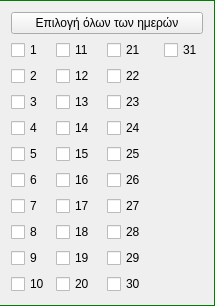
               <widget class="QFrame" name="month_select_days">
                <property name="minimumSize">
                 <size>
                  <width>0</width>
                  <height>0</height>
                 </size>
                </property>
                <property name="styleSheet">
                 <string notr="true">QFrame{
	border:1px solid green;
	border-left:0px;
}</string>
                </property>
                <property name="frameShape">
                 <enum>QFrame::StyledPanel</enum>
                </property>
                <property name="frameShadow">
                 <enum>QFrame::Raised</enum>
                </property>
                <layout class="QGridLayout" name="gridLayout_25">
                 <property name="leftMargin">
                  <number>11</number>
                 </property>
                 <property name="topMargin">
                  <number>11</number>
                 </property>
                 <property name="rightMargin">
                  <number>11</number>
                 </property>
                 <property name="bottomMargin">
                  <number>11</number>
                 </property>
                 <item row="3" column="1">
                  <widget class="QCheckBox" name="month_select_days_13">
                   <property name="text">
                    <string>13</string>
                   </property>
                  </widget>
                 </item>
                 <item row="3" column="0">
                  <widget class="QCheckBox" name="month_select_days_3">
                   <property name="text">
                    <string>3</string>
                   </property>
                  </widget>
                 </item>
                 <item row="6" column="3">
                  <widget class="QCheckBox" name="month_select_days_26">
                   <property name="text">
                    <string>26</string>
                   </property>
                  </widget>
                 </item>
                 <item row="7" column="3">
                  <widget class="QCheckBox" name="month_select_days_27">
                   <property name="text">
                    <string>27</string>
                   </property>
                  </widget>
                 </item>
                 <item row="9" column="1">
                  <widget class="QCheckBox" name="month_select_days_19">
                   <property name="text">
                    <string>19</string>
                   </property>
                  </widget>
                 </item>
                 <item row="2" column="3">
                  <widget class="QCheckBox" name="month_select_days_22">
                   <property name="text">
                    <string>22</string>
                   </property>
                  </widget>
                 </item>
                 <item row="10" column="1">
                  <widget class="QCheckBox" name="month_select_days_20">
                   <property name="text">
                    <string>20</string>
                   </property>
                  </widget>
                 </item>
                 <item row="6" column="0">
                  <widget class="QCheckBox" name="month_select_days_6">
                   <property name="text">
                    <string>6</string>
                   </property>
                  </widget>
                 </item>
                 <item row="3" column="3">
                  <widget class="QCheckBox" name="month_select_days_23">
                   <property name="text">
                    <string>23</string>
                   </property>
                  </widget>
                 </item>
                 <item row="7" column="0">
                  <widget class="QCheckBox" name="month_select_days_7">
                   <property name="text">
                    <string>7</string>
                   </property>
                  </widget>
                 </item>
                 <item row="1" column="3">
                  <widget class="QCheckBox" name="month_select_days_21">
                   <property name="text">
                    <string>21</string>
                   </property>
                  </widget>
                 </item>
                 <item row="8" column="3">
                  <widget class="QCheckBox" name="month_select_days_28">
                   <property name="text">
                    <string>28</string>
                   </property>
                  </widget>
                 </item>
                 <item row="1" column="6">
                  <widget class="QCheckBox" name="month_select_days_31">
                   <property name="text">
                    <string>31</string>
                   </property>
                  </widget>
                 </item>
                 <item row="10" column="0">
                  <widget class="QCheckBox" name="month_select_days_10">
                   <property name="text">
                    <string>10</string>
                   </property>
                  </widget>
                 </item>
                 <item row="9" column="0">
                  <widget class="QCheckBox" name="month_select_days_9">
                   <property name="text">
                    <string>9</string>
                   </property>
                  </widget>
                 </item>
                 <item row="4" column="3">
                  <widget class="QCheckBox" name="month_select_days_24">
                   <property name="text">
                    <string>24</string>
                   </property>
                  </widget>
                 </item>
                 <item row="8" column="1">
                  <widget class="QCheckBox" name="month_select_days_18">
                   <property name="text">
                    <string>18</string>
                   </property>
                  </widget>
                 </item>
                 <item row="5" column="1">
                  <widget class="QCheckBox" name="month_select_days_15">
                   <property name="text">
                    <string>15</string>
                   </property>
                  </widget>
                 </item>
                 <item row="2" column="0">
                  <widget class="QCheckBox" name="month_select_days_2">
                   <property name="text">
                    <string>2</string>
                   </property>
                  </widget>
                 </item>
                 <item row="1" column="0">
                  <widget class="QCheckBox" name="month_select_days_1">
                   <property name="text">
                    <string>1</string>
                   </property>
                  </widget>
                 </item>
                 <item row="4" column="1">
                  <widget class="QCheckBox" name="month_select_days_14">
                   <property name="text">
                    <string>14</string>
                   </property>
                  </widget>
                 </item>
                 <item row="5" column="0">
                  <widget class="QCheckBox" name="month_select_days_5">
                   <property name="text">
                    <string>5</string>
                   </property>
                  </widget>
                 </item>
                 <item row="4" column="0">
                  <widget class="QCheckBox" name="month_select_days_4">
                   <property name="text">
                    <string>4</string>
                   </property>
                  </widget>
                 </item>
                 <item row="5" column="3">
                  <widget class="QCheckBox" name="month_select_days_25">
                   <property name="text">
                    <string>25</string>
                   </property>
                  </widget>
                 </item>
                 <item row="6" column="1">
                  <widget class="QCheckBox" name="month_select_days_16">
                   <property name="text">
                    <string>16</string>
                   </property>
                  </widget>
                 </item>
                 <item row="1" column="1">
                  <widget class="QCheckBox" name="month_select_days_11">
                   <property name="text">
                    <string>11</string>
                   </property>
                  </widget>
                 </item>
                 <item row="7" column="1">
                  <widget class="QCheckBox" name="month_select_days_17">
                   <property name="text">
                    <string>17</string>
                   </property>
                  </widget>
                 </item>
                 <item row="2" column="1">
                  <widget class="QCheckBox" name="month_select_days_12">
                   <property name="text">
                    <string>12</string>
                   </property>
                  </widget>
                 </item>
                 <item row="9" column="3">
                  <widget class="QCheckBox" name="month_select_days_29">
                   <property name="text">
                    <string>29</string>
                   </property>
                  </widget>
                 </item>
                 <item row="8" column="0">
                  <widget class="QCheckBox" name="month_select_days_8">
                   <property name="text">
                    <string>8</string>
                   </property>
                  </widget>
                 </item>
                 <item row="10" column="3">
                  <widget class="QCheckBox" name="month_select_days_30">
                   <property name="text">
                    <string>30</string>
                   </property>
                  </widget>
                 </item>
                 <item row="0" column="0" colspan="7">
                  <widget class="QPushButton" name="month_select_days_all">
                   <property name="text">
                    <string>Επιλογή όλων των ημερών</string>
                   </property>
                  </widget>
                 </item>
                </layout>
               </widget>
